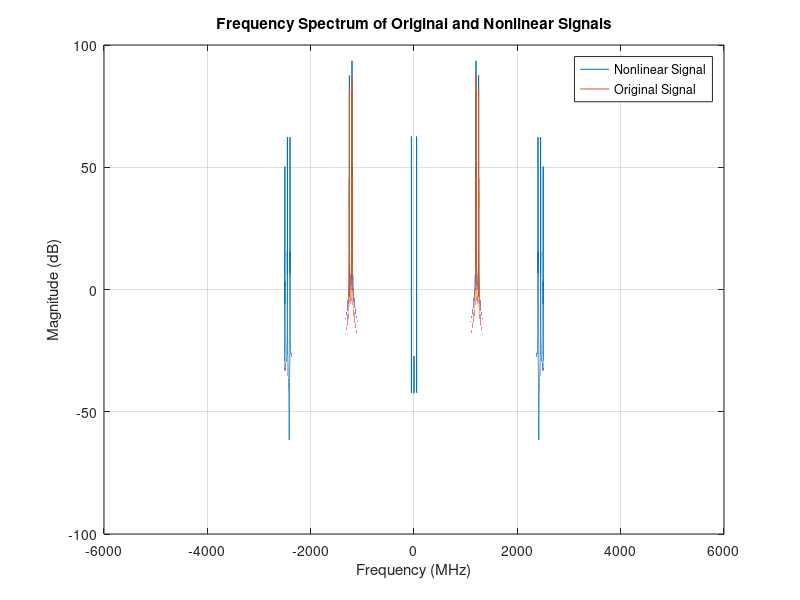
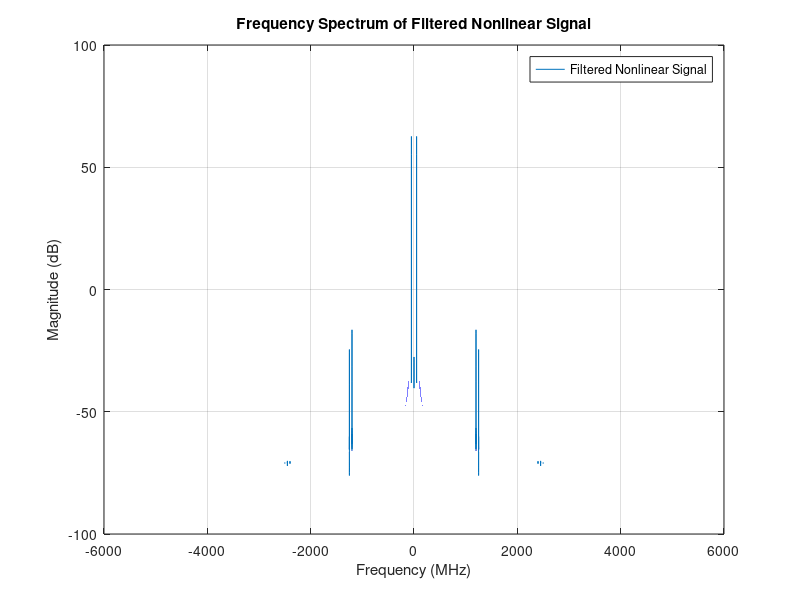
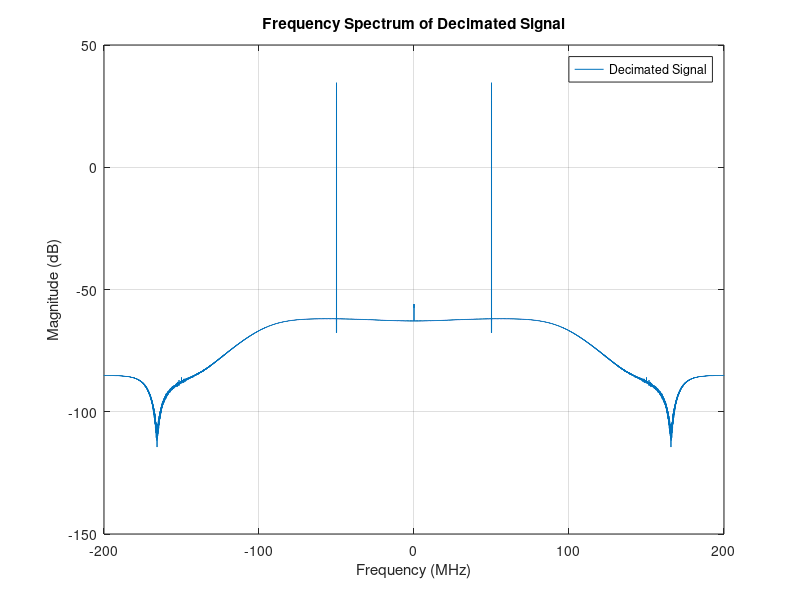

These figures' MATLAB source, in order:
% Initalizing with basic simulation parameters
sampling_frequency = 10e+9;
max_time = 0.0001;
num_samples = round(max_time * sampling_frequency);
samples = 0:num_samples-1;
%Making arrays which represent time and frequency axes
times = samples / sampling_frequency;
frequencies = (samples - num_samples/2) * sampling_frequency / num_samples;

% Specification of the signals for simulation.
% We'll make a LO signal and an additional signal representing our passband
% The passband signal will be shifted with respect to the LO
LO_frq = 1200.123987e+6;
signal_shift = 50e+6;
% will pack signals into an array for simple adding of more
signals = [0.1, LO_frq, -1.5;
          0.05, LO_frq + signal_shift, 0.16];
          %0.05, LO_frq + signal_shift/2, 0.16 ];
time_realization = zeros(size(times));
% Adding each signal from the pack
for i = 1:size(signals, 1)
  time_realization = time_realization + ...
      signals(i, 1) * sin(2 * pi * signals(i, 2) * times + signals(i, 3));
end

% application of nonlinearity
nonlinear = (time_realization + 1).^2;
%nonlinear = nonlinear + 0.1 * exp(time_realization + 0.3);
nonlinear = nonlinear - mean(nonlinear);

% windowing of time realization for a smooth spectrum
window = hamming(length(nonlinear))';

% spectra of the original and nonlinear signals
sp = fftshift(fft(nonlinear .* window));
sp0 = fftshift(fft(time_realization .* window));

figure;
plot(frequencies / 1e6, 20*log10(abs(sp)), 'DisplayName', 'Nonlinear Signal');
hold on;
plot(frequencies / 1e6, 20*log10(abs(sp0)), 'DisplayName', 'Original Signal');
hold off;

xlabel('Frequency (MHz)');
ylabel('Magnitude (dB)');
legend('show');
title('Frequency Spectrum of Original and Nonlinear Signals');
grid on;


% Apply Butterworth filter to the nonlinear signal
filter_cutoff_fraction = 0.02;
cutoff_reference= filter_cutoff_fraction*sampling_frequency/2
[b, a] = butter(5, filter_cutoff_fraction);  % 5th order, cutoff frequency filter_cutoff_fraction * Nyquist frequency
filtered_signal = filter(b, a, nonlinear);
decimated_filtered_signal = filtered_signal;

% Compute spectrum of the filtered signal
sp_filtered = fftshift(fft(filtered_signal .* window));
  % Plot the filtered signal spectrum
    figure;
    plot(frequencies / 1e6, 20 * log10(abs(sp_filtered)), 'DisplayName', 'Filtered Nonlinear Signal');
    xlabel('Frequency (MHz)');
    ylabel('Magnitude (dB)');
    legend('show');
    title('Frequency Spectrum of Filtered Nonlinear Signal');
    grid on;


 % Decimate the filtered signal by a factor of 25
    decimation_factor = 25;
    decimated_signal = decimate(filtered_signal, decimation_factor);

    % Adjust the sampling frequency and frequency axis after decimation
    new_sampling_frequency = sampling_frequency / decimation_factor;
    new_num_samples = length(decimated_signal);
    new_frequencies = (-new_num_samples/2:new_num_samples/2-1) * ...
        (new_sampling_frequency / new_num_samples);

    % Compute spectrum of the decimated signal
    sp_decimated = fftshift(fft(decimated_signal .* hamming(new_num_samples)'));

    figure;
    plot(new_frequencies / 1e6, 20 * log10(abs(sp_decimated)), 'DisplayName', 'Decimated Signal');
    xlabel('Frequency (MHz)');
    ylabel('Magnitude (dB)');
    legend('show');
    title('Frequency Spectrum of Decimated Signal');
    grid on;
